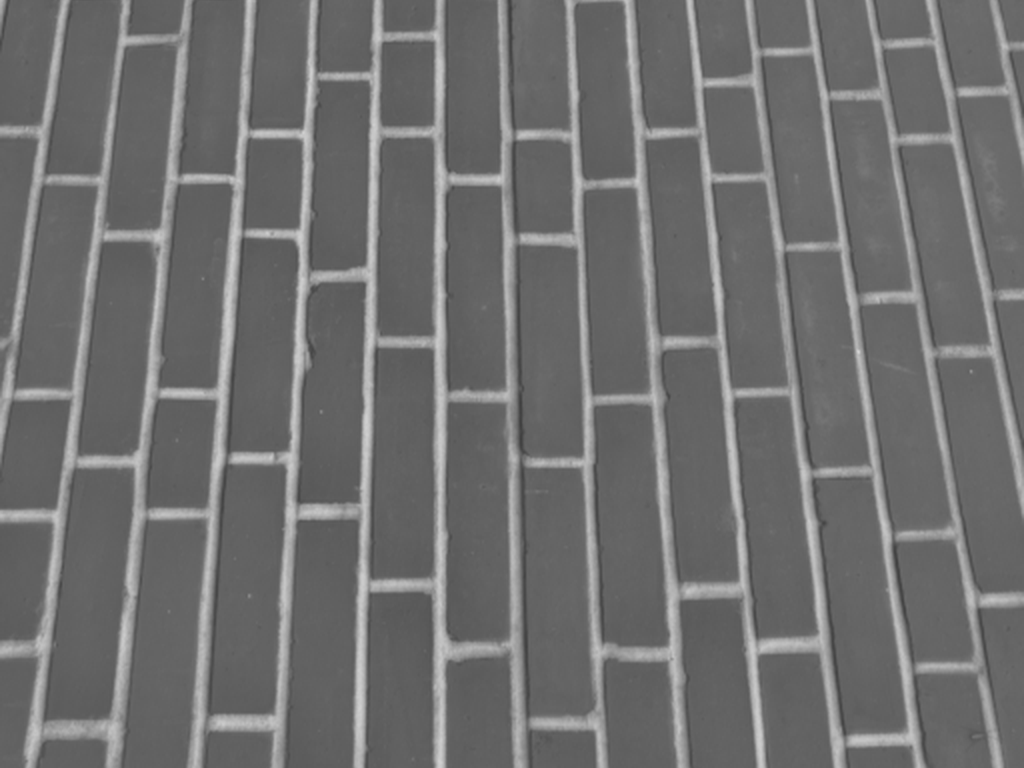
#> input picture PNG/Task_09_Ideal_Low_Pass_Filter.png, 1024 x 768 px
$ python 09_Ideal_Low_Pass_Filtering.py
#> lines starting #> are read from the running program, lines starting #| are printed output that depends on the picture; after the words box and inside, x2 and y2 are one past the last pixel; in counts of white or black regions, pixels touching at a corner belong together
import numpy as np
import matplotlib.pyplot as plt
from PIL import Image

image_path = "PNG/Task_09_Ideal_Low_Pass_Filter.png"

image = Image.open(image_path).convert("L")
#> image is the input picture: PIL image 1024x768 L; min 62, max 212, mean 111.4
img = np.array(image, dtype=np.float64)

rows, cols = img.shape
#> rows = 768; cols = 1024
fourier = np.fft.fft2(img)

fourier_shifted = np.fft.fftshift(fourier)
spectrum = 20 * np.log(1 + np.abs(fourier_shifted))
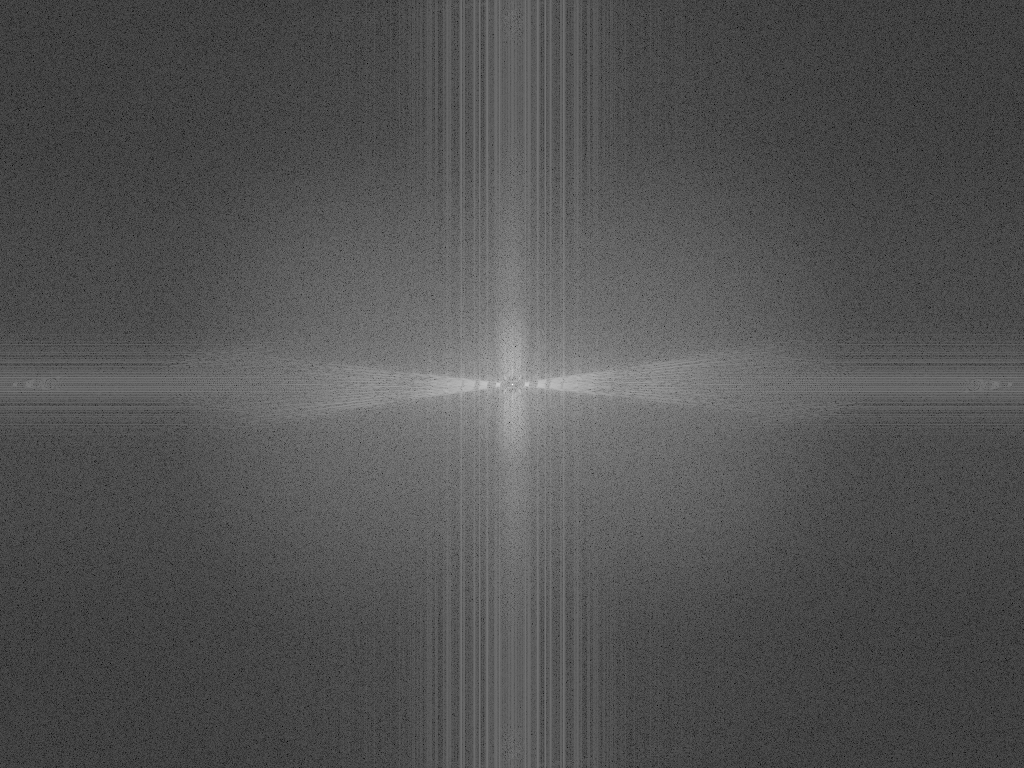
#> spectrum: shape (768, 1024) float64; min 9.83, max 365.8, mean 125.5; drawn with min black and max white

D0 = 30
crow = rows // 2
#> crow = 384
ccol = cols // 2
#> ccol = 512

mask = np.zeros((rows, cols), dtype=np.float64)

for u in range(rows):
    for v in range(cols):

        distance = np.sqrt((u - crow) ** 2 + (v - ccol) ** 2)
        if distance <= D0:
            mask[u, v] = 1
        else:
            mask[u, v] = 0
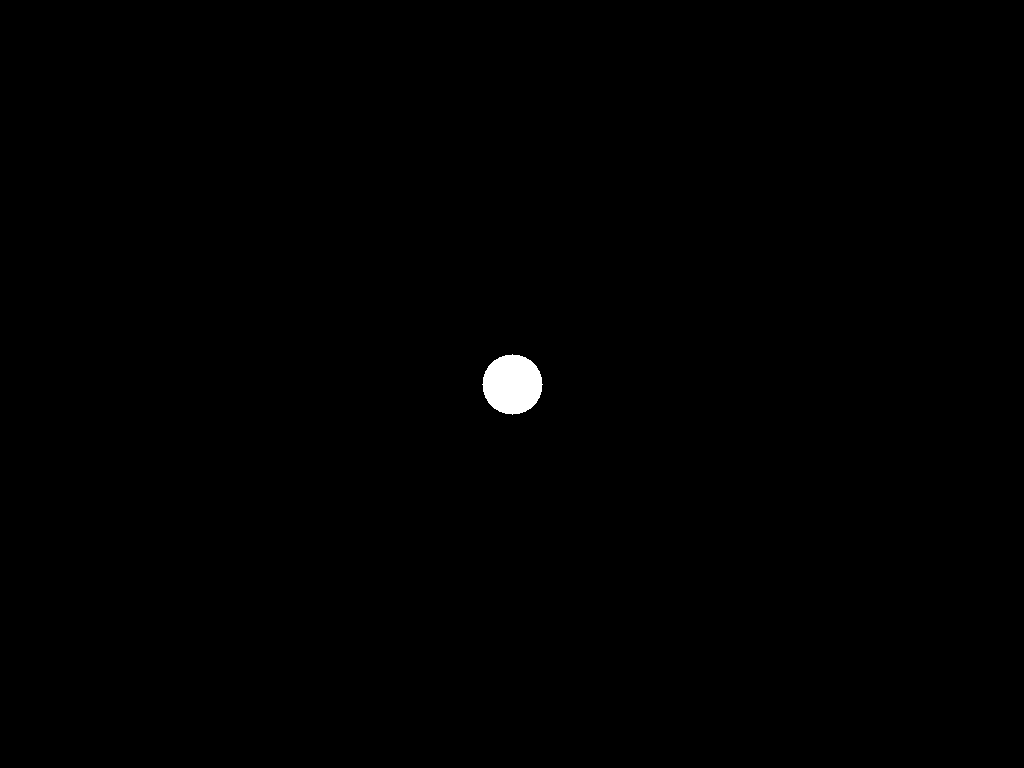
#> mask: shape (768, 1024) float64; values 0 (black) and 1 (white), 0.36% white; 1 white region, box (x1, y1, x2, y2) and area: (482, 354, 543, 415) 2821

filtered_fourier = fourier_shifted * mask
filtered_spectrum = 20 * np.log(1 + np.abs(filtered_fourier))

inverse_shifted = np.fft.ifftshift(filtered_fourier)
filtered_image = np.fft.ifft2(inverse_shifted)
filtered_image = np.real(filtered_image)
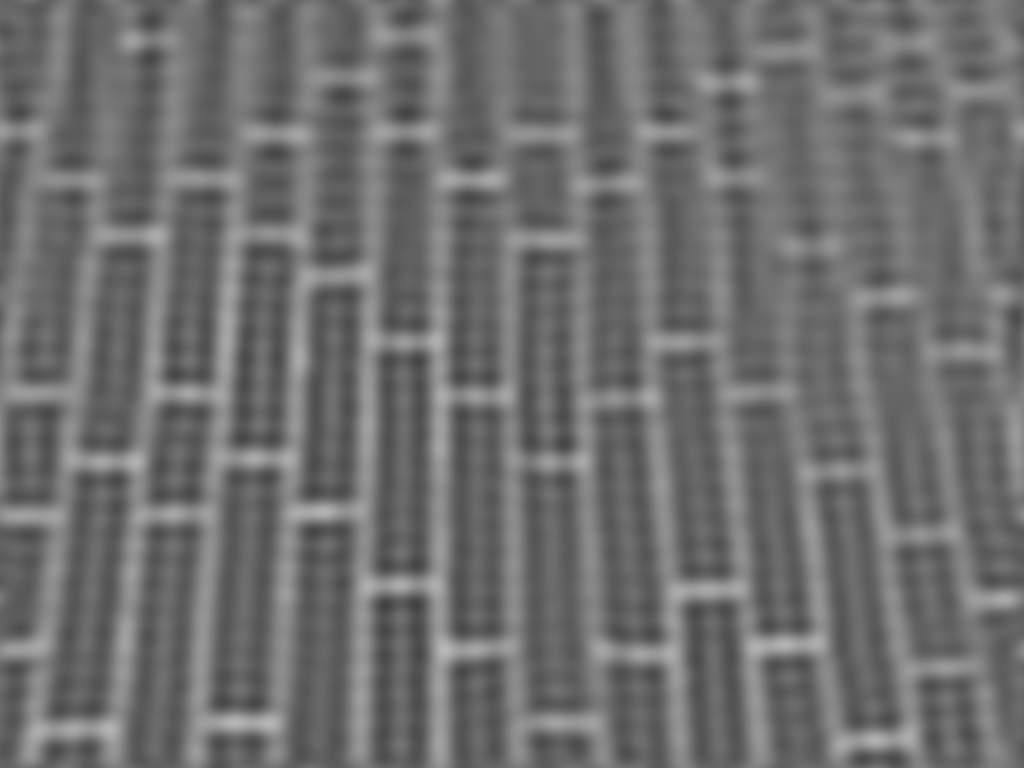
#> filtered_image: shape (768, 1024) float64; min 66.19, max 184.3, mean 111.4
filtered_image = np.clip(filtered_image, 0, 255)
filtered_image = filtered_image.astype(np.uint8)

result = Image.fromarray(filtered_image)
result.save("Output/ideal_low_pass_filtered.png")

plt.figure(figsize=(15, 9))

plt.subplot(2, 3, 1)
plt.imshow(img, cmap="gray")
plt.title("Original Grayscale Image")
plt.axis("off")

plt.subplot(2, 3, 2)
plt.imshow(spectrum, cmap="gray")
plt.title("Fourier Transform Spectrum")
plt.axis("off")

plt.subplot(2, 3, 3)
plt.imshow(mask, cmap="gray")
plt.title("Ideal Low-Pass Filter Mask")
plt.axis("off")

plt.subplot(2, 3, 4)
plt.imshow(filtered_spectrum, cmap="gray")
plt.title("Filtered Frequency Spectrum")
plt.axis("off")

plt.subplot(2, 3, 5)
plt.imshow(filtered_image, cmap="gray")
plt.title("ILPF Output Image")
plt.axis("off")

plt.tight_layout()
plt.show()
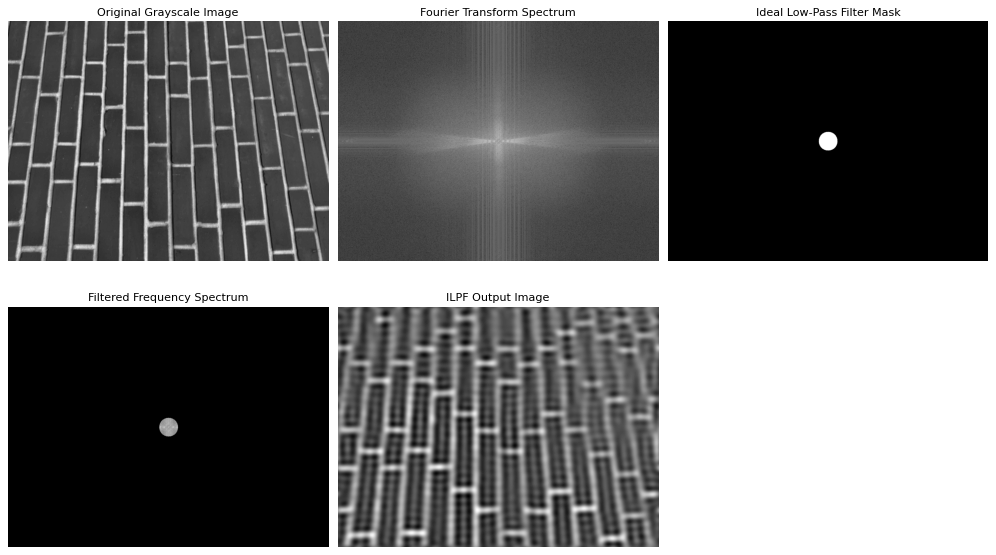
#> figure drawn by matplotlib, 5 panels

print("Ideal Low-Pass Filtering completed successfully!")
print("Filtered image saved as ideal_low_pass_filtered.png")
